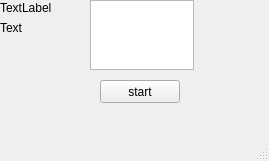
<?xml version="1.0" encoding="UTF-8"?>
<ui version="4.0">
 <class>MainWindow</class>
 <widget class="QMainWindow" name="MainWindow">
  <property name="geometry">
   <rect>
    <x>0</x>
    <y>0</y>
    <width>269</width>
    <height>161</height>
   </rect>
  </property>
  <property name="windowTitle">
   <string>MainWindow</string>
  </property>
  <widget class="QWidget" name="centralwidget">
   <widget class="QLabel" name="label_1">
    <property name="geometry">
     <rect>
      <x>0</x>
      <y>0</y>
      <width>59</width>
      <height>15</height>
     </rect>
    </property>
    <property name="text">
     <string>TextLabel</string>
    </property>
   </widget>
   <widget class="QLabel" name="label_2">
    <property name="geometry">
     <rect>
      <x>0</x>
      <y>20</y>
      <width>59</width>
      <height>15</height>
     </rect>
    </property>
    <property name="text">
     <string>Text</string>
    </property>
   </widget>
   <widget class="QPushButton" name="pushButton">
    <property name="geometry">
     <rect>
      <x>100</x>
      <y>80</y>
      <width>80</width>
      <height>23</height>
     </rect>
    </property>
    <property name="text">
     <string>start</string>
    </property>
   </widget>
   <widget class="QTextEdit" name="textEdit">
    <property name="geometry">
     <rect>
      <x>90</x>
      <y>0</y>
      <width>104</width>
      <height>70</height>
     </rect>
    </property>
   </widget>
  </widget>
  <widget class="QMenuBar" name="menubar">
   <property name="geometry">
    <rect>
     <x>0</x>
     <y>0</y>
     <width>269</width>
     <height>20</height>
    </rect>
   </property>
  </widget>
  <widget class="QStatusBar" name="statusbar"/>
 </widget>
 <resources/>
 <connections/>
</ui>
